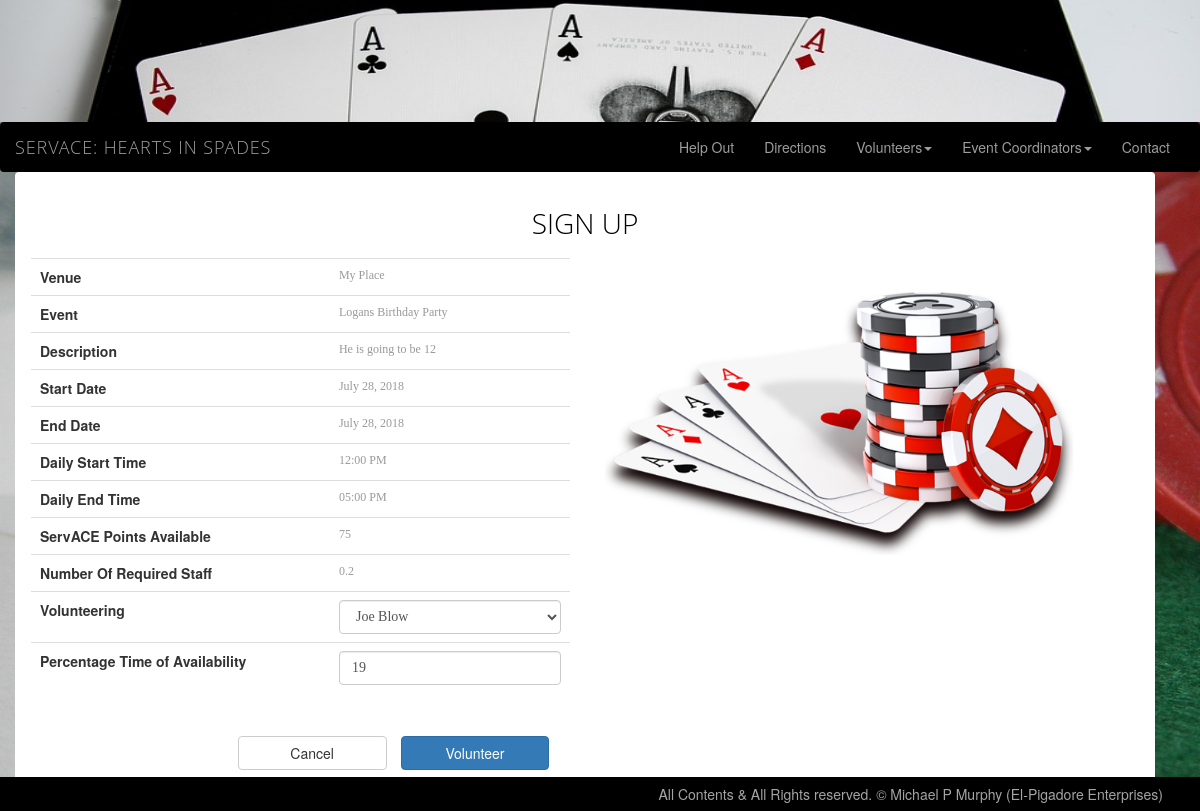
/web/Final/index.php?action=signup&eid=8, run on the app's committed database.
### tables this page shows
CREATE TABLE IF NOT EXISTS `events` (
  `eventid` int(11) NOT NULL AUTO_INCREMENT,
  `venueid` int(11) DEFAULT NULL,
  `event_name` varchar(40) DEFAULT NULL,
  `event_description` text,
  `startdate` date DEFAULT NULL,
  `enddate` date DEFAULT NULL,
  `daystarttime` time DEFAULT NULL,
  `dayendtime` time DEFAULT NULL,
  `numstaff` decimal(6,2) DEFAULT '1.00',
  `badgepoints_pp` int(16) DEFAULT '1',
  PRIMARY KEY (`eventid`),
  KEY `fk_venues` (`venueid`)
);

CREATE TABLE IF NOT EXISTS `venues` (
  `venueid` int(11) NOT NULL AUTO_INCREMENT,
  `venue_name` varchar(60) DEFAULT NULL,
  `address` varchar(80) DEFAULT NULL,
  `pocname` varchar(60) DEFAULT NULL,
  `pocemail` varchar(60) DEFAULT NULL,
  `pocphone` varchar(20) DEFAULT NULL,
  `latitude` float DEFAULT NULL,
  `longitude` float DEFAULT NULL,
  `loginid` int(11) NOT NULL,
  PRIMARY KEY (`venueid`)
);

### web/Final/func_ratings.php (called while the page is built, shortened)
<?php
	function formattedDate($indate) {
		$ndt = new DateTime($indate);
		$fdate = date_format($ndt,"F j, Y");
		return $fdate;
	}
	function formattedTime($intime) {
		$ndt = new DateTime($intime);
		$ftime = date_format($ndt,"h:i A");
		return $ftime;
	}
	function get_actual_volunteers_required($eid) {
		require("db.php");
		$sql_count = "select a.eventid, a.numstaff, b.eid, b.volperc
	       			  from events a
	  		        	  left join volunteers_events b on
	       				  b.eid = a.eventid
					  where a.eventid = '" . $eid . "'";
		$res = mysqli_query($con, $sql_count);
		$r_ptr = 0;
		$s_required = 1;
		while ($row = mysqli_fetch_array($res)) {
			if ($r_ptr == 0) {
				$s_required = $row["numstaff"];
			}
			$a_vol = 0;
			if (isset($row["volperc"]))
				$a_vol = $row["volperc"] / 100.0;
			$s_required = $s_required - $a_vol;
			$r_ptr++;
		}
		return $s_required;
	}
?>

### web/Final/signup.php (the view, shortened to what this page needs)
<html>
	<head>
		<link rel="stylesheet" type="text/css" href="content.css" />
	</head>
	<body>
		<?php
		require_once ("db.php");
		require_once("func_ratings.php");
			$q = intval($_GET['eid']);
		$s_required = get_actual_volunteers_required($q);
		$max_assign = intval($s_required * 100);
		$volunteers = array();
		$sql = "select * from volunteers a
					where (select count(*) from volunteers_events
					where vid = a.vid and eid = '" . $q . "') = 0
					order by a.lastname, a.firstname";
		$res = mysqli_query($con, $sql);
		while ($row = mysqli_fetch_array($res)) {
			$idx = $row["vid"];
			$volunteers[$idx] = $row["firstname"].' '.$row["lastname"];
		}
		$sql = "Select a.*, b.venue_name
	       		from events a
	       			inner join venues b on
	       			b.venueid = a.venueid
				where a.eventid = '" . $q . "'";
		$res = mysqli_query($con, $sql);
		$row = mysqli_fetch_array($res);
	?>
		<div class="row alert servace-alert">
			<div class="servace-banner">Sign Up</div>
			<form class="form-horizontal" method="post" action="index.php?action=bookings&eid=<?php print($q); ?>" enctype="multipart/form-data">
				<div class="form-group container-fluid">
					<div class="row">
						<div class ="col-md-6 col-sm-6">
							<table class="table table-hover">
								<tr class="alert"><th>Venue</th><td><?php print($row["venue_name"]); ?></td></tr>
								<tr class='alert'><th>Event</th><td><?php print($row["event_name"]); ?></td></tr>
								<tr class='alert'><th>Description</th><td><?php print($row["event_description"]); ?></td></tr>
								<tr class='alert'><th>Start Date</th><td><?php print(formattedDate($row["startdate"])); ?></td></tr>
								<tr class='alert'><th>End Date</th><td><?php print(formattedDate($row["enddate"])); ?></td></tr>
								<tr class='alert'><th>Daily Start Time</th><td><?php print(formattedTime($row["daystarttime"])); ?></td></tr>
								<tr class='alert'><th>Daily End Time</th><td><?php print(formattedTime($row["dayendtime"])); ?></td></tr>
								<tr class='alert'><th>ServACE Points Available</th><td><?php print($row["badgepoints_pp"]); ?></td></tr>
								<?php
								if ($s_required > 0) { ?>
									<tr class='alert'><th>Number Of Required Staff</th><td><?php print($s_required); ?></td></tr>
									<tr class='alert'><th>Volunteering</th>
										<td><select class="form-control" name="v_users">
											<?php
											foreach ($volunteers as $key => $value) {
												print ('<option value="'.$key.'">'.$value.'</option>');
											}
											?>
										</select></td>
									<tr class='alert'><th>Percentage Time of Availability</th>
										<td><input class="form-control" type="number" id="signupperc" name="signupperc" min="0" max="<?php print($max_assign); ?>" step="5" value="<?php print($max_assign); ?>" placeholder="Percentage Event Availability"/></td>
									</tr>
								<?php }
								?>
							</table>
						</div>
						<div class ="col-md-6 col-sm-6">
							<img id="imagerate" height="300" alt="images/chips_aces.png" src="images/chips_aces.png" />
						</div>
					</div>
				</div>
				<div class="col-sm-offset-2 col-sm-10 col-xs-offset-2 col-xs-10" >
					<input class="btn btn-default col-sm-2" type="reset" id="cancel" value="Cancel" />
					<input class="btn btn-primary col-sm-2" type="submit" id="submit" value="Volunteer" <?php if ($s_required <= 0) { ?> disabled <?php } ?>  />
				</div>
			</form>
		</div>
	</body>
</html>

### web/Final/custom.css (style rules this page uses)
html, body { height: 100%; }
body { background-image:url("images/pokertable.jpg"); }
#cancel, #submit { margin: 0.5em; }
.servace-alert { width:100%; background-color:white; padding: 0 20px 0 20px; }
.servace-banner { text-align:center; text-transform:uppercase; font-family: "Microsoft Yahei", Open Sans, Tahoma, sans-serif; font-size: 2.0em; color: black; font-weight: lighter; padding: 15px 0; }

### web/Final/content.css (style rules this page uses)
.table-hover td { font-family: "Arial Black"; font-size: 12px; color:#999999; padding 4px 0 4px 0; }

### data on the page
events: venueid.venue_name "My Place", event_name "Logans Birthday Party", event_description "He is going to be 12", startdate "July 28, 2018", enddate "July 28, 2018", daystarttime "12:00 PM", dayendtime "05:00 PM", badgepoints_pp "75"

### other printed values
$s_required "0.2"
form field v_users "Joe Blow"
